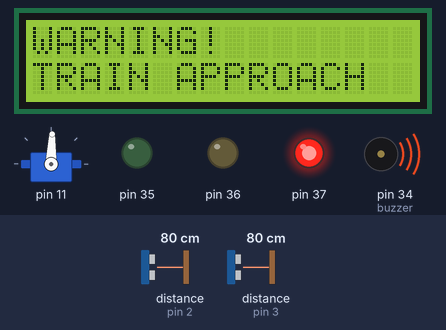
The sketch below on a simulated Arduino Mega 2560, built with avr-gcc and run on an emulated ATmega2560. On the bench: servo, 16×2 character LCD, output pins drawn as LEDs (lit = HIGH), buzzer (waves = sounding, pin HIGH). Wiring (from diagram.json): 2 × ultrasonic range finder: trigger pin 22, echo pin 2 / trigger pin 23, echo pin 3; PCF8574 port expander at I2C address 0x27. The inputs (shaded band) are chosen by the test bench; at power-on: distance to the obstacle (sensors on pin 3, pin 2) 80 cm. Servo pulses on a pin are drawn as a servo (544–2400 µs = 0–180°); pins used as bus, display or sensor lines are not drawn.

Above: at 0.9 s.
1.0 s: distance to the obstacle (sensor on pin 3) set to 17 cm
2.5 s: distance to the obstacle (sensor on pin 3) set to 14 cm
At 3.2 s:
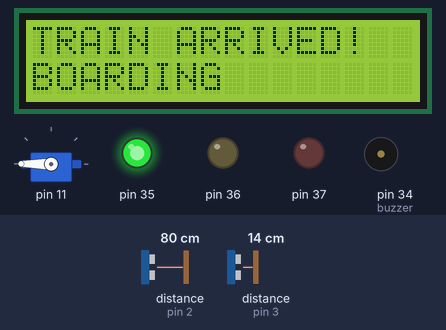
4.1 s: distance to the obstacle (sensor on pin 3) set to 19 cm
5.6 s: distance to the obstacle (sensor on pin 3) set to 22 cm
At 6.8 s:
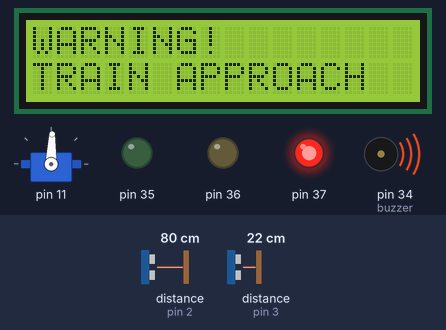
7.1 s: distance to the obstacle (sensor on pin 3) set to 99 cm
8.6 s: distance to the obstacle (sensor on pin 3) set to 107 cm
At 9.0 s:
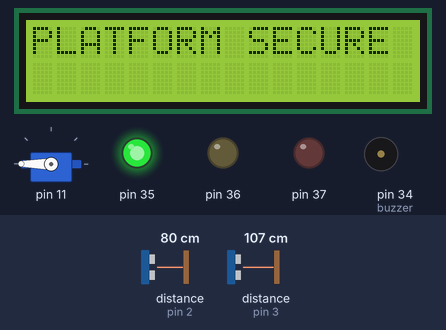
Timing chart, 0 to 11.2 s (numbered marks = the images above; inputs shaded):
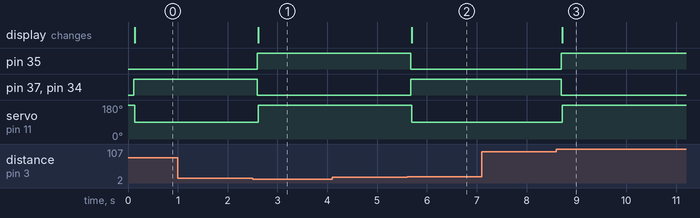

The sketch:

sketch.ino
```cpp
#include <avr/io.h>
#include <avr/interrupt.h>
#include <util/delay.h>

#define PCF_ADDR 0x27
#define LCD_BL   0x08
#define TWBR_VAL ((uint8_t)((F_CPU / 100000UL - 16UL) / 2UL))

#define TWI_START() do { TWCR = (1<<TWINT)|(1<<TWSTA)|(1<<TWEN); while (!(TWCR & (1<<TWINT))); } while (0)
#define TWI_STOP()  do { TWCR = (1<<TWINT)|(1<<TWEN)|(1<<TWSTO); while (TWCR & (1<<TWSTO)); } while (0)

volatile uint16_t distance_passenger = 0;
volatile uint16_t distance_metro = 0;
uint8_t current_state = 0;

static void twi_write_byte(uint8_t b) {
    TWDR = b;
    TWCR = (1<<TWINT)|(1<<TWEN);
    while (!(TWCR & (1<<TWINT)));
}

static void pcf_write(uint8_t data) {
    TWI_START();
    twi_write_byte((uint8_t)(PCF_ADDR << 1 | 0));
    twi_write_byte(data);
    TWI_STOP();
}

static void lcd_write_nibble(uint8_t nibble, uint8_t rs) {
    uint8_t base = (nibble & 0xF0) | LCD_BL | (rs ? 0x01 : 0x00);
    pcf_write((uint8_t)(base | 0x04));
    _delay_us(1);
    pcf_write((uint8_t)(base & ~0x04));
    _delay_us(50);
}

static void lcd_send(uint8_t byte, uint8_t rs) {
    lcd_write_nibble(byte & 0xF0, rs);
    lcd_write_nibble((uint8_t)(byte << 4), rs);
}

static void lcd_command(uint8_t cmd) {
    lcd_send(cmd, 0);
    if (cmd <= 0x03) _delay_ms(2);
}

static void lcd_char(char c) { lcd_send((uint8_t)c, 1); }
static void lcd_string(const char *s) { while (*s) lcd_char(*s++); }

static void lcd_init(void) {
    TWBR = TWBR_VAL; TWSR = 0x00;
    _delay_ms(50);
    lcd_write_nibble(0x30, 0); _delay_ms(5);
    lcd_write_nibble(0x30, 0); _delay_us(150);
    lcd_write_nibble(0x30, 0); _delay_us(150);
    lcd_write_nibble(0x20, 0); _delay_us(150);
    lcd_command(0x28);
    lcd_command(0x0C);
    lcd_command(0x06);
    lcd_command(0x01);
    _delay_ms(2);
}

static void lcd_set_cursor(uint8_t row, uint8_t col) {
    uint8_t addr = (row == 0) ? col : (uint8_t)(0x40 + col);
    lcd_command((uint8_t)(0x80 | addr));
}

void reset_indicators() {
    PORTC &= ~((1 << PORTC0) | (1 << PORTC1) | (1 << PORTC2) | (1 << PORTC3));
}

void red_led_on()    { PORTC |= (1 << PORTC0); }
void yellow_led_on() { PORTC |= (1 << PORTC1); }
void green_led_on()  { PORTC |= (1 << PORTC2); }
void buzzer_on()     { PORTC |= (1 << PORTC3); }

void barrier_open()  { OCR1A = 4800; }
void barrier_close() { OCR1A = 2900; }

void init_io() {
    DDRA |= (1 << DDA0) | (1 << DDA1);
    DDRB |= (1 << DDB5);
    DDRC |= (1 << DDC0) | (1 << DDC1) | (1 << DDC2) | (1 << DDC3);
    DDRE &= ~((1 << DDE4) | (1 << DDE5));
}

void init_timer1_servo() {
    TCCR1A = (1 << COM1A1) | (1 << WGM11);
    TCCR1B = (1 << WGM13) | (1 << WGM12) | (1 << CS11);
    ICR1 = 39999;
    barrier_open();
}

void init_interrupts_and_timer3() {
    EICRB |= (1 << ISC40) | (1 << ISC50);
    EIMSK |= (1 << INT4) | (1 << INT5);
    TCCR3B = (1 << CS31);
    sei();
}

ISR(INT4_vect) { if (PINE & (1 << PINE4)) TCNT3 = 0; else distance_passenger = TCNT3 / 116; }
ISR(INT5_vect) { if (PINE & (1 << PINE5)) TCNT3 = 0; else distance_metro = TCNT3 / 116; }

int main(void) {
    init_io();
    init_timer1_servo();
    init_interrupts_and_timer3();
    lcd_init();

    uint16_t m_arrival_limit, m_danger_limit, p_critical_limit, p_warning_limit;

    while (1) {
        PORTA |= (1 << PORTA0) | (1 << PORTA1);
        _delay_us(10);
        PORTA &= ~((1 << PORTA0) | (1 << PORTA1));
        _delay_ms(50);

        if (current_state == 4) m_arrival_limit = 20; else m_arrival_limit = 15;
        if (current_state == 3) m_danger_limit = 105; else m_danger_limit = 100;
        if (current_state == 5) p_critical_limit = 55; else p_critical_limit = 50;
        if (current_state == 2) p_warning_limit = 65; else p_warning_limit = 60;

        if (distance_metro > 0 && distance_metro < m_arrival_limit) {
            barrier_open();
            reset_indicators();
            green_led_on();
            if (current_state != 4) {
                lcd_command(0x01); lcd_set_cursor(0,0); lcd_string("TRAIN ARRIVED!");
                lcd_set_cursor(1,0); lcd_string("BOARDING");
                current_state = 4;
            }
        }
        else if (distance_metro > 0 && distance_metro < m_danger_limit) {
            barrier_close();
            reset_indicators();
            red_led_on();
            buzzer_on();
            if (current_state != 3) {
                lcd_command(0x01); lcd_set_cursor(0,0); lcd_string("WARNING!");
                lcd_set_cursor(1,0); lcd_string("TRAIN APPROACH");
                current_state = 3;
            }
        }
        else if (distance_passenger > 0 && distance_passenger < p_critical_limit) {
            barrier_close();
            reset_indicators();
            red_led_on();
            buzzer_on();
            if (current_state != 5) {
                lcd_command(0x01); lcd_set_cursor(0,0); lcd_string("DANGER!");
                lcd_set_cursor(1,0); lcd_string("ZONE VIOLATION!");
                current_state = 5;
            }
        }
        else if (distance_passenger > 0 && distance_passenger < p_warning_limit) {
            barrier_close();
            reset_indicators();
            yellow_led_on();
            if (current_state != 2) {
                lcd_command(0x01); lcd_set_cursor(0,0); lcd_string("WARNING!");
                lcd_set_cursor(1,0); lcd_string("DO NOT CROSS");
                current_state = 2;
            }
        }
        else {
            barrier_open();
            reset_indicators();
            green_led_on();
            if (current_state != 1) {
                lcd_command(0x01); lcd_set_cursor(0,0); lcd_string("PLATFORM SECURE");
                current_state = 1;
            }
        }
    }
}
```

Measured:
- the behaviour switches between 16 and 15 cm on distance to the obstacle (sensor on pin 3) (found by bisection; images 0 and 1)
- the behaviour switches between 20 and 21 cm on distance to the obstacle (sensor on pin 3) (found by bisection; images 1 and 2)
- the behaviour switches between 104 and 105 cm on distance to the obstacle (sensor on pin 3) (found by bisection; images 2 and 3)
- after the input at 2.5 s, pin 35: LOW → HIGH after 0.09 s; pin 37, pin 34 (buzzer): HIGH → LOW after 0.09 s; servo on pin 11: 88° → 180° after 0.11 s; the display: changes after 0.12 s (image 1)
- after the input at 5.6 s, pin 35: HIGH → LOW after 0.07 s; pin 37, pin 34 (buzzer): LOW → HIGH after 0.07 s; servo on pin 11: 180° → 88° after 0.09 s; the display: changes after 0.10 s (image 2)
- after the input at 8.6 s, pin 35: LOW → HIGH after 0.10 s; pin 37, pin 34 (buzzer): HIGH → LOW after 0.10 s; servo on pin 11: 88° → 180° after 0.12 s; the display: changes after 0.12 s (image 3)
